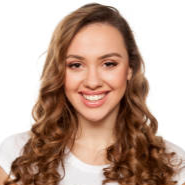
#> input picture Lab1/Part3/images/img5.png, 185 x 185 px, found by its file name
$ python q2.py
#> lines starting #> are read from the running program, lines starting #| are printed output that depends on the picture
import cv2
import numpy as np
import matplotlib.pyplot as plt

# Read images
img1 = cv2.imread(r"S:\Computer Vision\Lab1\Part3\images\img5.png", cv2.IMREAD_GRAYSCALE)
#> img1: shape (185, 185); min 4, max 255, mean 170.7
img2 = cv2.imread(r"S:\Computer Vision\Lab1\Part3\images\img6.png", cv2.IMREAD_GRAYSCALE)
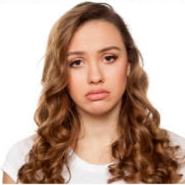
#> input picture Lab1/Part3/images/img6.png, 185 x 185 px, found by its file name
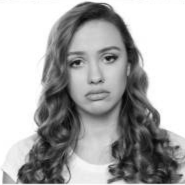
#> img2: shape (185, 185); min 5, max 255, mean 171.3

# Make both images the same size
img2 = cv2.resize(img2, (img1.shape[1], img1.shape[0]))

# Convert to float
img1 = img1.astype(np.float32)
img2 = img2.astype(np.float32)

# -----------------------------
# LOW PASS
# -----------------------------

low = cv2.GaussianBlur(
    img1,
    (21, 21),
    2
)

# -----------------------------
# HIGH PASS
# -----------------------------

blur2 = cv2.GaussianBlur(
    img2,
    (21, 21),
    5
)
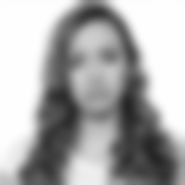
#> blur2: shape (185, 185) float32; min 37.76, max 255, mean 171

high = img2 - blur2
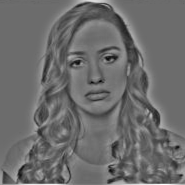
#> high: shape (185, 185) float32; min -121.9, max 165.2, mean 0.3; drawn with min black and max white

# -----------------------------
# HYBRID
# -----------------------------

hybrid = low + high
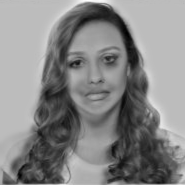
#> hybrid: shape (185, 185) float32; min -40.01, max 359, mean 171; drawn with min black and max white

# Keep values between 0 and 255
hybrid = np.clip(hybrid, 0, 255)
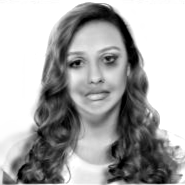
#> hybrid: shape (185, 185) float32; min 0, max 255, mean 169.9

# Convert back to uint8
low = np.uint8(np.clip(low, 0, 255))
high_display = np.uint8(np.clip(high + 128, 0, 255))
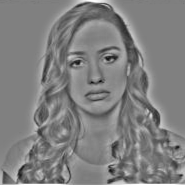
#> high_display: shape (185, 185); min 6, max 255, mean 127.9
hybrid = np.uint8(hybrid)

# -----------------------------
# DISPLAY
# -----------------------------

plt.figure(figsize=(12, 8))

plt.subplot(2, 3, 1)
plt.imshow(img1, cmap="gray")
plt.title("Image 1")
plt.axis("off")

plt.subplot(2, 3, 2)
plt.imshow(low, cmap="gray")
plt.title("Low Pass")
plt.axis("off")

plt.subplot(2, 3, 3)
plt.imshow(img2, cmap="gray")
plt.title("Image 2")
plt.axis("off")

plt.subplot(2, 3, 4)
plt.imshow(blur2, cmap="gray")
plt.title("Blurred Image 2")
plt.axis("off")

plt.subplot(2, 3, 5)
plt.imshow(high_display, cmap="gray")
plt.title("High Pass")
plt.axis("off")

plt.subplot(2, 3, 6)
plt.imshow(hybrid, cmap="gray")
plt.title("Hybrid Image")
plt.axis("off")

plt.tight_layout()
plt.show()
